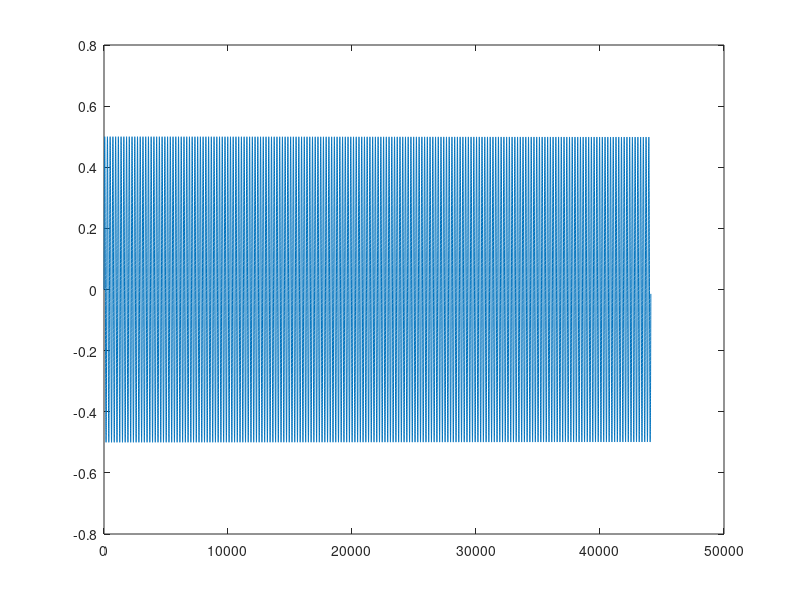

This chart was generated by the following MATLAB code:
clear all
A = 0.5;
Fs = 44100;
Tf = 1.0;
f0 = 200;
tau = 0.002;
N=44100;
tic
x = zeros(1,44100);

for n=0:N-1
    x(n+1)= exp(-n/Fs*tau)*A*sin(2*pi*f0*n/Fs);
end
toc

s1 = x;
plot(s1)
soundsc(s1,44100)
audiowrite('sine.wav',s1,44100)

